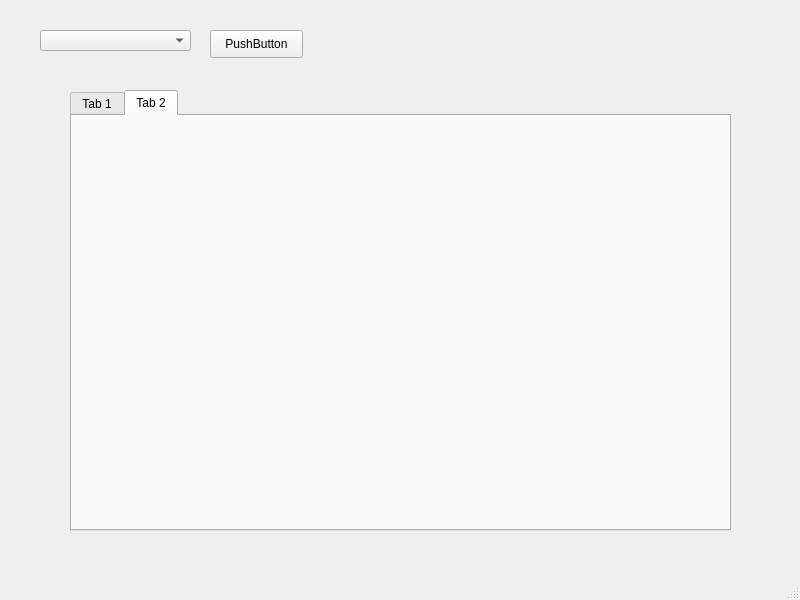
<?xml version="1.0" encoding="UTF-8"?>
<ui version="4.0">
 <class>MainWindow</class>
 <widget class="QMainWindow" name="MainWindow">
  <property name="geometry">
   <rect>
    <x>0</x>
    <y>0</y>
    <width>800</width>
    <height>600</height>
   </rect>
  </property>
  <property name="windowTitle">
   <string>MainWindow</string>
  </property>
  <widget class="QWidget" name="centralwidget">
   <widget class="QPushButton" name="btnMonth">
    <property name="geometry">
     <rect>
      <x>210</x>
      <y>30</y>
      <width>93</width>
      <height>28</height>
     </rect>
    </property>
    <property name="text">
     <string>PushButton</string>
    </property>
   </widget>
   <widget class="QComboBox" name="cbMonth">
    <property name="geometry">
     <rect>
      <x>40</x>
      <y>30</y>
      <width>151</width>
      <height>21</height>
     </rect>
    </property>
   </widget>
   <widget class="QTabWidget" name="tabWidget">
    <property name="geometry">
     <rect>
      <x>70</x>
      <y>90</y>
      <width>661</width>
      <height>441</height>
     </rect>
    </property>
    <property name="currentIndex">
     <number>1</number>
    </property>
    <widget class="QWidget" name="tb1">
     <attribute name="title">
      <string>Tab 1</string>
     </attribute>
    </widget>
    <widget class="QWidget" name="tb2">
     <attribute name="title">
      <string>Tab 2</string>
     </attribute>
    </widget>
   </widget>
  </widget>
  <widget class="QMenuBar" name="menubar">
   <property name="geometry">
    <rect>
     <x>0</x>
     <y>0</y>
     <width>800</width>
     <height>26</height>
    </rect>
   </property>
  </widget>
  <widget class="QStatusBar" name="statusbar"/>
 </widget>
 <resources/>
 <connections/>
</ui>
